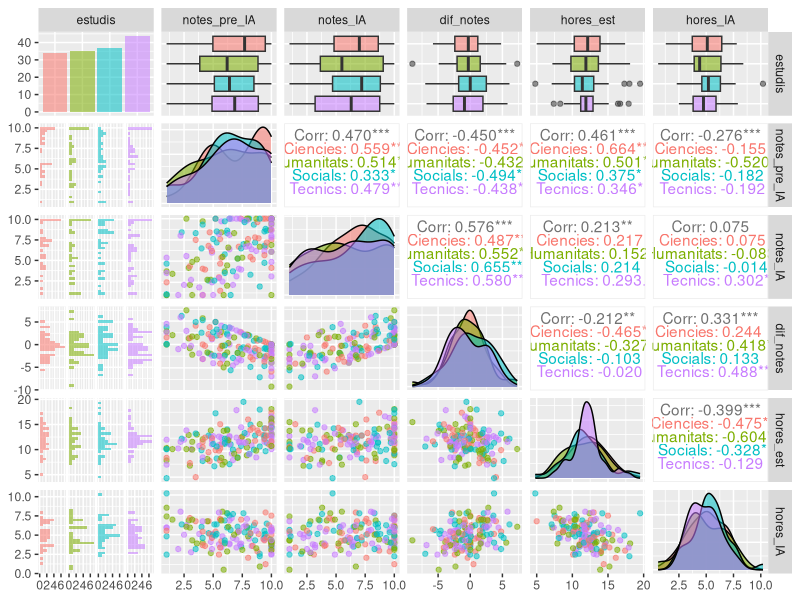

Reproduce this figure in R.
## ---- chunk 1
knitr::opts_chunk$set(echo = TRUE, warning = FALSE, message = FALSE)
## ---- chunk 2
library(tidyverse)
library(readr)
library(Matrix)
library(mvtnorm)
library(GGally)
library(dplyr)
library(MASS)
## ---- chunk 3
mitjana <-c(6.8, 6.5, 12, 5) # Mitjanes notes_pre_IA, notes_IA, hores_est, hores_IA
covar <- matrix(c(12, 7, 5, -2,
                  7, 13, 3, -0.5,
                  5, 3, 7, -2,
                  -2, -0.5, -2, 2.5), 
                nrow = 4, ncol = 4)

set.seed(1)
dades_num <- mvrnorm(150, mu = mitjana, Sigma = covar)

# Limitam i ajustam les notes a 1-10
dades_num[,1] <- pmin(pmax(round(dades_num[,1], 1), 1), 10)
dades_num[,2] <- pmin(pmax(round(dades_num[,2], 1), 1), 10)

#Taula amb les dades
IA_estudiants <- data.frame(
  notes_pre_IA = dades_num[,1],
  notes_IA = dades_num[,2],
  dif_notes = dades_num[,2] - dades_num[,1],
  hores_est = round(dades_num[,3],1),
  hores_IA = round(dades_num[,4],1),
  estudis = sample(c("Socials", "Humanitats", "Ciencies", "Tecnics"), 150, replace = TRUE),
  Pagament = sample(c("Si", "No"), 150, replace = TRUE),
  importancia = ordered(sample(1:5, 150, replace = TRUE), labels = c("Gens", "Poc", "Suficient", "Bastant", "Molt")),
  esforç = ordered(sample(1:5, 150, replace = TRUE), labels = c("Gens", "Poc", "Suficient", "Bastant", "Molt")),
  replicar = ordered(sample(1:5, 150, replace = TRUE), labels = c("Gens", "Poc", "Suficient", "Bastant", "Molt"))
)

## ---- chunk 4
#Vegem els gràfics de dispersió
library(GGally)
dades_num_2 <- IA_estudiants %>% dplyr::select(estudis, notes_pre_IA, notes_IA, dif_notes, hores_est, hores_IA)

ggpairs(dades_num_2,aes(color=estudis, alpha = 0.7))

